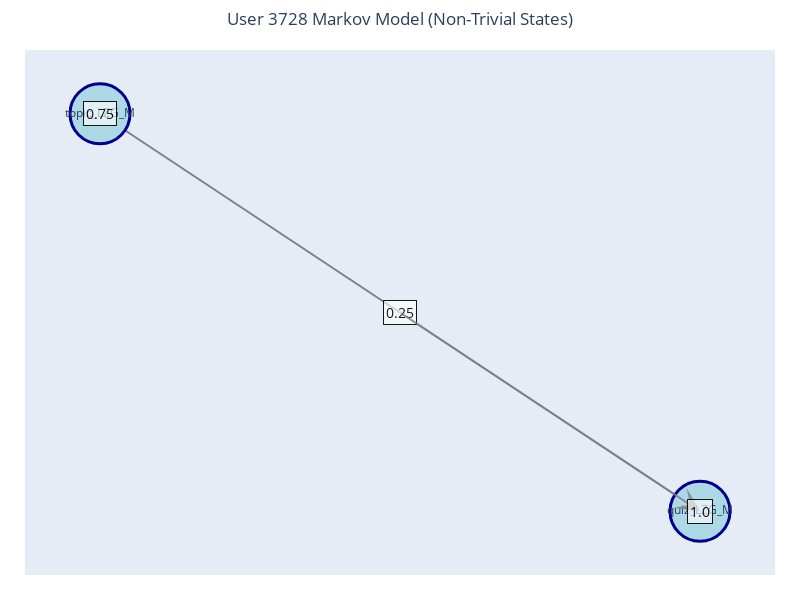
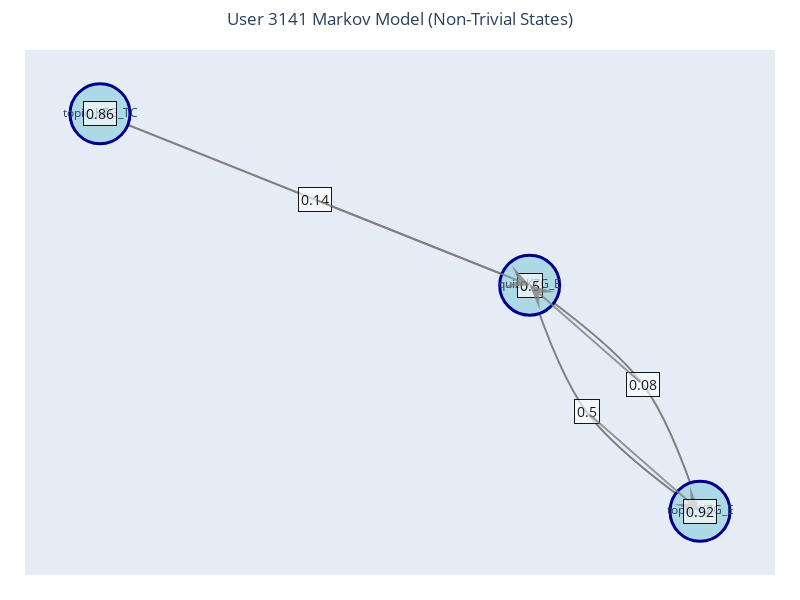
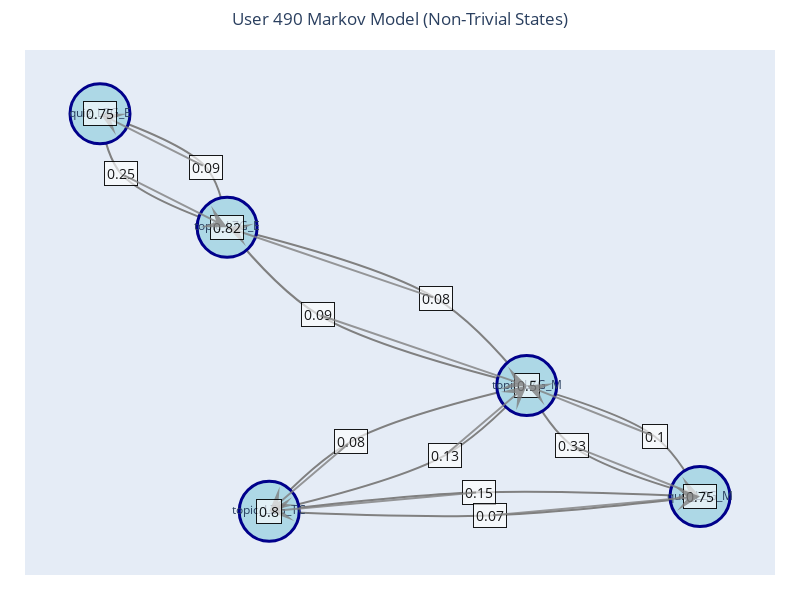

Notebook source saved alongside these figures, in order:
### Code cell
import numpy as np

prototype_users = {}
for cluster, user_ids in cluster_users_dict.items():
    avg_matrix = cluster_avg_matrices[cluster]
    min_dist = float('inf')
    best_uid = None
    for uid in user_ids:
        tmatrix = np.array(user_chains[uid].p)
        dist = np.linalg.norm(tmatrix - avg_matrix)
        if dist < min_dist:
            min_dist = dist
            best_uid = uid
    prototype_users[cluster] = best_uid

print("Prototype user per cluster:", prototype_users)

# Optional: visualize each prototype user
for cluster, uid in prototype_users.items():
    print(f"Cluster {cluster}: Prototype user {uid}")
    plot_user_markov_with_edge_labels(uid)

### Figure 1 — Plotly figure (JSON) as saved in the notebook; plotly's stock layout.template omitted (floating-point values rounded to 4 significant figures)
{"data": [{"hoverinfo": "none", "line": {"color": "gray", "shape": "spline", "width": 2}, "mode": "lines", "type": "scatter", "x": [-1.0, -1.0, -1.0], "y": [0.9849, 0.9849, 0.9849]}, {"hoverinfo": "none", "line": {"color": "gray", "shape": "spline", "width": 2}, "mode": "lines", "type": "scatter", "x": [-1.0, 1.665e-16, 1], "y": [0.9849, -5.551e-17, -0.9849]}, {"hoverinfo": "none", "line": {"color": "gray", "shape": "spline", "width": 2}, "mode": "lines", "type": "scatter", "x": [1, 1, 1], "y": [-0.9849, -0.9849, -0.9849]}, {"marker": {"color": "lightblue", "line": {"color": "darkblue", "width": 3}, "size": 60}, "mode": "markers+text", "text": ["topic_LZG_M", "quiz_LZG_M"], "textposition": "middle center", "type": "scatter", "x": [-1.0, 1], "y": [0.9849, -0.9849]}], "layout": {"annotations": [{"align": "center", "bgcolor": "rgba(255, 255, 255, 0.7)", "bordercolor": "black", "borderpad": 2, "borderwidth": 1, "font": {"color": "black", "size": 14}, "opacity": 0.9, "showarrow": false, "text": "0.75", "x": -1.0, "xref": "x", "y": 0.9849, "yref": "y"}, {"arrowcolor": "gray", "arrowhead": 3, "arrowsize": 2, "arrowwidth": 2, "ax": -1.0, "axref": "x", "ay": 0.9849, "ayref": "y", "opacity": 0.8, "showarrow": true, "x": -1.0, "xref": "x", "y": 0.9849, "yref": "y"}, {"align": "center", "bgcolor": "rgba(255, 255, 255, 0.7)", "bordercolor": "black", "borderpad": 2, "borderwidth": 1, "font": {"color": "black", "size": 14}, "opacity": 0.9, "showarrow": false, "text": "0.25", "x": 1.665e-16, "xref": "x", "y": -5.551e-17, "yref": "y"}, {"arrowcolor": "gray", "arrowhead": 3, "arrowsize": 2, "arrowwidth": 2, "ax": 1.665e-16, "axref": "x", "ay": -5.551e-17, "ayref": "y", "opacity": 0.8, "showarrow": true, "x": 1, "xref": "x", "y": -0.9849, "yref": "y"}, {"align": "center", "bgcolor": "rgba(255, 255, 255, 0.7)", "bordercolor": "black", "borderpad": 2, "borderwidth": 1, "font": {"color": "black", "size": 14}, "opacity": 0.9, "showarrow": false, "text": "1.0", "x": 1, "xref": "x", "y": -0.9849, "yref": "y"}, {"arrowcolor": "gray", "arrowhead": 3, "arrowsize": 2, "arrowwidth": 2, "ax": 1, "axref": "x", "ay": -0.9849, "ayref": "y", "opacity": 0.8, "showarrow": true, "x": 1, "xref": "x", "y": -0.9849, "yref": "y"}], "height": 600, "hovermode": "closest", "margin": {"b": 25, "l": 25, "r": 25, "t": 50}, "showlegend": false, "title": {"text": "User 3728 Markov Model (Non-Trivial States)", "x": 0.5}, "width": 800, "xaxis": {"showgrid": false, "showticklabels": false, "zeroline": false}, "yaxis": {"showgrid": false, "showticklabels": false, "zeroline": false}}}

### Figure 2 — Plotly figure (JSON) as saved in the notebook; plotly's stock layout.template omitted (floating-point values rounded to 4 significant figures)
{"data": [{"hoverinfo": "none", "line": {"color": "gray", "shape": "spline", "width": 2}, "mode": "lines", "type": "scatter", "x": [0.2519, 0.2519, 0.2519], "y": [0.06631, 0.06631, 0.06631]}, {"hoverinfo": "none", "line": {"color": "gray", "shape": "spline", "width": 2}, "mode": "lines", "type": "scatter", "x": [0.2519, 0.4176, 0.7481], "y": [0.06631, -0.3953, -0.7576]}, {"hoverinfo": "none", "line": {"color": "gray", "shape": "spline", "width": 2}, "mode": "lines", "type": "scatter", "x": [0.7481, 0.5824, 0.2519], "y": [-0.7576, -0.296, 0.06631]}, {"hoverinfo": "none", "line": {"color": "gray", "shape": "spline", "width": 2}, "mode": "lines", "type": "scatter", "x": [0.7481, 0.7481, 0.7481], "y": [-0.7576, -0.7576, -0.7576]}, {"hoverinfo": "none", "line": {"color": "gray", "shape": "spline", "width": 2}, "mode": "lines", "type": "scatter", "x": [-1, -0.3741, 0.2519], "y": [0.6913, 0.3788, 0.06631]}, {"hoverinfo": "none", "line": {"color": "gray", "shape": "spline", "width": 2}, "mode": "lines", "type": "scatter", "x": [-1, -1, -1], "y": [0.6913, 0.6913, 0.6913]}, {"marker": {"color": "lightblue", "line": {"color": "darkblue", "width": 3}, "size": 60}, "mode": "markers+text", "text": ["quiz_KZG_E", "topic_KZG_E", "topic_KZG_TC"], "textposition": "middle center", "type": "scatter", "x": [0.2519, 0.7481, -1], "y": [0.06631, -0.7576, 0.6913]}], "layout": {"annotations": [{"align": "center", "bgcolor": "rgba(255, 255, 255, 0.7)", "bordercolor": "black", "borderpad": 2, "borderwidth": 1, "font": {"color": "black", "size": 14}, "opacity": 0.9, "showarrow": false, "text": "0.5", "x": 0.2519, "xref": "x", "y": 0.06631, "yref": "y"}, {"arrowcolor": "gray", "arrowhead": 3, "arrowsize": 2, "arrowwidth": 2, "ax": 0.2519, "axref": "x", "ay": 0.06631, "ayref": "y", "opacity": 0.8, "showarrow": true, "x": 0.2519, "xref": "x", "y": 0.06631, "yref": "y"}, {"align": "center", "bgcolor": "rgba(255, 255, 255, 0.7)", "bordercolor": "black", "borderpad": 2, "borderwidth": 1, "font": {"color": "black", "size": 14}, "opacity": 0.9, "showarrow": false, "text": "0.5", "x": 0.4176, "xref": "x", "y": -0.3953, "yref": "y"}, {"arrowcolor": "gray", "arrowhead": 3, "arrowsize": 2, "arrowwidth": 2, "ax": 0.4176, "axref": "x", "ay": -0.3953, "ayref": "y", "opacity": 0.8, "showarrow": true, "x": 0.7481, "xref": "x", "y": -0.7576, "yref": "y"}, {"align": "center", "bgcolor": "rgba(255, 255, 255, 0.7)", "bordercolor": "black", "borderpad": 2, "borderwidth": 1, "font": {"color": "black", "size": 14}, "opacity": 0.9, "showarrow": false, "text": "0.08", "x": 0.5824, "xref": "x", "y": -0.296, "yref": "y"}, {"arrowcolor": "gray", "arrowhead": 3, "arrowsize": 2, "arrowwidth": 2, "ax": 0.5824, "axref": "x", "ay": -0.296, "ayref": "y", "opacity": 0.8, "showarrow": true, "x": 0.2519, "xref": "x", "y": 0.06631, "yref": "y"}, {"align": "center", "bgcolor": "rgba(255, 255, 255, 0.7)", "bordercolor": "black", "borderpad": 2, "borderwidth": 1, "font": {"color": "black", "size": 14}, "opacity": 0.9, "showarrow": false, "text": "0.92", "x": 0.7481, "xref": "x", "y": -0.7576, "yref": "y"}, {"arrowcolor": "gray", "arrowhead": 3, "arrowsize": 2, "arrowwidth": 2, "ax": 0.7481, "axref": "x", "ay": -0.7576, "ayref": "y", "opacity": 0.8, "showarrow": true, "x": 0.7481, "xref": "x", "y": -0.7576, "yref": "y"}, {"align": "center", "bgcolor": "rgba(255, 255, 255, 0.7)", "bordercolor": "black", "borderpad": 2, "borderwidth": 1, "font": {"color": "black", "size": 14}, "opacity": 0.9, "showarrow": false, "text": "0.14", "x": -0.3741, "xref": "x", "y": 0.3788, "yref": "y"}, {"arrowcolor": "gray", "arrowhead": 3, "arrowsize": 2, "arrowwidth": 2, "ax": -0.3741, "axref": "x", "ay": 0.3788, "ayref": "y", "opacity": 0.8, "showarrow": true, "x": 0.2519, "xref": "x", "y": 0.06631, "yref": "y"}, {"align": "center", "bgcolor": "rgba(255, 255, 255, 0.7)", "bordercolor": "black", "borderpad": 2, "borderwidth": 1, "font": {"color": "black", "size": 14}, "opacity": 0.9, "showarrow": false, "text": "0.86", "x": -1, "xref": "x", "y": 0.6913, "yref": "y"}, {"arrowcolor": "gray", "arrowhead": 3, "arrowsize": 2, "arrowwidth": 2, "ax": -1, "axref": "x", "ay": 0.6913, "ayref": "y", "opacity": 0.8, "showarrow": true, "x": -1, "xref": "x", "y": 0.6913, "yref": "y"}], "height": 600, "hovermode": "closest", "margin": {"b": 25, "l": 25, "r": 25, "t": 50}, "showlegend": false, "title": {"text": "User 3141 Markov Model (Non-Trivial States)", "x": 0.5}, "width": 800, "xaxis": {"showgrid": false, "showticklabels": false, "zeroline": false}, "yaxis": {"showgrid": false, "showticklabels": false, "zeroline": false}}}

### Figure 3 — Plotly figure (JSON) as saved in the notebook; plotly's stock layout.template omitted (floating-point values rounded to 4 significant figures)
{"data": [{"hoverinfo": "none", "line": {"color": "gray", "shape": "spline", "width": 2}, "mode": "lines", "type": "scatter", "x": [0.1865, 0.1865, 0.1865], "y": [-0.1661, -0.1661, -0.1661]}, {"hoverinfo": "none", "line": {"color": "gray", "shape": "spline", "width": 2}, "mode": "lines", "type": "scatter", "x": [0.1865, 0.2385, 0.3858], "y": [-0.1661, -0.424, -0.642]}, {"hoverinfo": "none", "line": {"color": "gray", "shape": "spline", "width": 2}, "mode": "lines", "type": "scatter", "x": [0.1865, -0.01553, -0.1097], "y": [-0.1661, -0.4059, -0.7051]}, {"hoverinfo": "none", "line": {"color": "gray", "shape": "spline", "width": 2}, "mode": "lines", "type": "scatter", "x": [0.1865, 0.08209, -0.1582], "y": [-0.1661, 0.208, 0.5132]}, {"hoverinfo": "none", "line": {"color": "gray", "shape": "spline", "width": 2}, "mode": "lines", "type": "scatter", "x": [0.3858, 0.3337, 0.1865], "y": [-0.642, -0.3841, -0.1661]}, {"hoverinfo": "none", "line": {"color": "gray", "shape": "spline", "width": 2}, "mode": "lines", "type": "scatter", "x": [0.3858, 0.3858, 0.3858], "y": [-0.642, -0.642, -0.642]}, {"hoverinfo": "none", "line": {"color": "gray", "shape": "spline", "width": 2}, "mode": "lines", "type": "scatter", "x": [0.3858, 0.1317, -0.1097], "y": [-0.642, -0.624, -0.7051]}, {"hoverinfo": "none", "line": {"color": "gray", "shape": "spline", "width": 2}, "mode": "lines", "type": "scatter", "x": [-0.1097, 0.09228, 0.1865], "y": [-0.7051, -0.4652, -0.1661]}, {"hoverinfo": "none", "line": {"color": "gray", "shape": "spline", "width": 2}, "mode": "lines", "type": "scatter", "x": [-0.1097, 0.1443, 0.3858], "y": [-0.7051, -0.7231, -0.642]}, {"hoverinfo": "none", "line": {"color": "gray", "shape": "spline", "width": 2}, "mode": "lines", "type": "scatter", "x": [-0.1097, -0.1097, -0.1097], "y": [-0.7051, -0.7051, -0.7051]}, {"hoverinfo": "none", "line": {"color": "gray", "shape": "spline", "width": 2}, "mode": "lines", "type": "scatter", "x": [-0.1582, -0.05375, 0.1865], "y": [0.5132, 0.1391, -0.1661]}, {"hoverinfo": "none", "line": {"color": "gray", "shape": "spline", "width": 2}, "mode": "lines", "type": "scatter", "x": [-0.1582, -0.1582, -0.1582], "y": [0.5132, 0.5132, 0.5132]}, {"hoverinfo": "none", "line": {"color": "gray", "shape": "spline", "width": 2}, "mode": "lines", "type": "scatter", "x": [-0.1582, -0.1826, -0.3044], "y": [0.5132, 0.7712, 1]}, {"hoverinfo": "none", "line": {"color": "gray", "shape": "spline", "width": 2}, "mode": "lines", "type": "scatter", "x": [-0.3044, -0.2799, -0.1582], "y": [1, 0.742, 0.5132]}, {"hoverinfo": "none", "line": {"color": "gray", "shape": "spline", "width": 2}, "mode": "lines", "type": "scatter", "x": [-0.3044, -0.3044, -0.3044], "y": [1, 1, 1]}, {"marker": {"color": "lightblue", "line": {"color": "darkblue", "width": 3}, "size": 60}, "mode": "markers+text", "text": ["topic_LZG_M", "quiz_LZG_M", "topic_LZG_TC", "topic_LZG_E", "quiz_LZG_E"], "textposition": "middle center", "type": "scatter", "x": [0.1865, 0.3858, -0.1097, -0.1582, -0.3044], "y": [-0.1661, -0.642, -0.7051, 0.5132, 1]}], "layout": {"annotations": [{"align": "center", "bgcolor": "rgba(255, 255, 255, 0.7)", "bordercolor": "black", "borderpad": 2, "borderwidth": 1, "font": {"color": "black", "size": 14}, "opacity": 0.9, "showarrow": false, "text": "0.5", "x": 0.1865, "xref": "x", "y": -0.1661, "yref": "y"}, {"arrowcolor": "gray", "arrowhead": 3, "arrowsize": 2, "arrowwidth": 2, "ax": 0.1865, "axref": "x", "ay": -0.1661, "ayref": "y", "opacity": 0.8, "showarrow": true, "x": 0.1865, "xref": "x", "y": -0.1661, "yref": "y"}, {"align": "center", "bgcolor": "rgba(255, 255, 255, 0.7)", "bordercolor": "black", "borderpad": 2, "borderwidth": 1, "font": {"color": "black", "size": 14}, "opacity": 0.9, "showarrow": false, "text": "0.33", "x": 0.2385, "xref": "x", "y": -0.424, "yref": "y"}, {"arrowcolor": "gray", "arrowhead": 3, "arrowsize": 2, "arrowwidth": 2, "ax": 0.2385, "axref": "x", "ay": -0.424, "ayref": "y", "opacity": 0.8, "showarrow": true, "x": 0.3858, "xref": "x", "y": -0.642, "yref": "y"}, {"align": "center", "bgcolor": "rgba(255, 255, 255, 0.7)", "bordercolor": "black", "borderpad": 2, "borderwidth": 1, "font": {"color": "black", "size": 14}, "opacity": 0.9, "showarrow": false, "text": "0.08", "x": -0.01553, "xref": "x", "y": -0.4059, "yref": "y"}, {"arrowcolor": "gray", "arrowhead": 3, "arrowsize": 2, "arrowwidth": 2, "ax": -0.01553, "axref": "x", "ay": -0.4059, "ayref": "y", "opacity": 0.8, "showarrow": true, "x": -0.1097, "xref": "x", "y": -0.7051, "yref": "y"}, {"align": "center", "bgcolor": "rgba(255, 255, 255, 0.7)", "bordercolor": "black", "borderpad": 2, "borderwidth": 1, "font": {"color": "black", "size": 14}, "opacity": 0.9, "showarrow": false, "text": "0.08", "x": 0.08209, "xref": "x", "y": 0.208, "yref": "y"}, {"arrowcolor": "gray", "arrowhead": 3, "arrowsize": 2, "arrowwidth": 2, "ax": 0.08209, "axref": "x", "ay": 0.208, "ayref": "y", "opacity": 0.8, "showarrow": true, "x": -0.1582, "xref": "x", "y": 0.5132, "yref": "y"}, {"align": "center", "bgcolor": "rgba(255, 255, 255, 0.7)", "bordercolor": "black", "borderpad": 2, "borderwidth": 1, "font": {"color": "black", "size": 14}, "opacity": 0.9, "showarrow": false, "text": "0.1", "x": 0.3337, "xref": "x", "y": -0.3841, "yref": "y"}, {"arrowcolor": "gray", "arrowhead": 3, "arrowsize": 2, "arrowwidth": 2, "ax": 0.3337, "axref": "x", "ay": -0.3841, "ayref": "y", "opacity": 0.8, "showarrow": true, "x": 0.1865, "xref": "x", "y": -0.1661, "yref": "y"}, {"align": "center", "bgcolor": "rgba(255, 255, 255, 0.7)", "bordercolor": "black", "borderpad": 2, "borderwidth": 1, "font": {"color": "black", "size": 14}, "opacity": 0.9, "showarrow": false, "text": "0.75", "x": 0.3858, "xref": "x", "y": -0.642, "yref": "y"}, {"arrowcolor": "gray", "arrowhead": 3, "arrowsize": 2, "arrowwidth": 2, "ax": 0.3858, "axref": "x", "ay": -0.642, "ayref": "y", "opacity": 0.8, "showarrow": true, "x": 0.3858, "xref": "x", "y": -0.642, "yref": "y"}, {"align": "center", "bgcolor": "rgba(255, 255, 255, 0.7)", "bordercolor": "black", "borderpad": 2, "borderwidth": 1, "font": {"color": "black", "size": 14}, "opacity": 0.9, "showarrow": false, "text": "0.15", "x": 0.1317, "xref": "x", "y": -0.624, "yref": "y"}, {"arrowcolor": "gray", "arrowhead": 3, "arrowsize": 2, "arrowwidth": 2, "ax": 0.1317, "axref": "x", "ay": -0.624, "ayref": "y", "opacity": 0.8, "showarrow": true, "x": -0.1097, "xref": "x", "y": -0.7051, "yref": "y"}, {"align": "center", "bgcolor": "rgba(255, 255, 255, 0.7)", "bordercolor": "black", "borderpad": 2, "borderwidth": 1, "font": {"color": "black", "size": 14}, "opacity": 0.9, "showarrow": false, "text": "0.13", "x": 0.09228, "xref": "x", "y": -0.4652, "yref": "y"}, {"arrowcolor": "gray", "arrowhead": 3, "arrowsize": 2, "arrowwidth": 2, "ax": 0.09228, "axref": "x", "ay": -0.4652, "ayref": "y", "opacity": 0.8, "showarrow": true, "x": 0.1865, "xref": "x", "y": -0.1661, "yref": "y"}, {"align": "center", "bgcolor": "rgba(255, 255, 255, 0.7)", "bordercolor": "black", "borderpad": 2, "borderwidth": 1, "font": {"color": "black", "size": 14}, "opacity": 0.9, "showarrow": false, "text": "0.07", "x": 0.1443, "xref": "x", "y": -0.7231, "yref": "y"}, {"arrowcolor": "gray", "arrowhead": 3, "arrowsize": 2, "arrowwidth": 2, "ax": 0.1443, "axref": "x", "ay": -0.7231, "ayref": "y", "opacity": 0.8, "showarrow": true, "x": 0.3858, "xref": "x", "y": -0.642, "yref": "y"}, {"align": "center", "bgcolor": "rgba(255, 255, 255, 0.7)", "bordercolor": "black", "borderpad": 2, "borderwidth": 1, "font": {"color": "black", "size": 14}, "opacity": 0.9, "showarrow": false, "text": "0.8", "x": -0.1097, "xref": "x", "y": -0.7051, "yref": "y"}, {"arrowcolor": "gray", "arrowhead": 3, "arrowsize": 2, "arrowwidth": 2, "ax": -0.1097, "axref": "x", "ay": -0.7051, "ayref": "y", "opacity": 0.8, "showarrow": true, "x": -0.1097, "xref": "x", "y": -0.7051, "yref": "y"}, {"align": "center", "bgcolor": "rgba(255, 255, 255, 0.7)", "bordercolor": "black", "borderpad": 2, "borderwidth": 1, "font": {"color": "black", "size": 14}, "opacity": 0.9, "showarrow": false, "text": "0.09", "x": -0.05375, "xref": "x", "y": 0.1391, "yref": "y"}, {"arrowcolor": "gray", "arrowhead": 3, "arrowsize": 2, "arrowwidth": 2, "ax": -0.05375, "axref": "x", "ay": 0.1391, "ayref": "y", "opacity": 0.8, "showarrow": true, "x": 0.1865, "xref": "x", "y": -0.1661, "yref": "y"}, {"align": "center", "bgcolor": "rgba(255, 255, 255, 0.7)", "bordercolor": "black", "borderpad": 2, "borderwidth": 1, "font": {"color": "black", "size": 14}, "opacity": 0.9, "showarrow": false, "text": "0.82", "x": -0.1582, "xref": "x", "y": 0.5132, "yref": "y"}, {"arrowcolor": "gray", "arrowhead": 3, "arrowsize": 2, "arrowwidth": 2, "ax": -0.1582, "axref": "x", "ay": 0.5132, "ayref": "y", "opacity": 0.8, "showarrow": true, "x": -0.1582, "xref": "x", "y": 0.5132, "yref": "y"}, {"align": "center", "bgcolor": "rgba(255, 255, 255, 0.7)", "bordercolor": "black", "borderpad": 2, "borderwidth": 1, "font": {"color": "black", "size": 14}, "opacity": 0.9, "showarrow": false, "text": "0.09", "x": -0.1826, "xref": "x", "y": 0.7712, "yref": "y"}, {"arrowcolor": "gray", "arrowhead": 3, "arrowsize": 2, "arrowwidth": 2, "ax": -0.1826, "axref": "x", "ay": 0.7712, "ayref": "y", "opacity": 0.8, "showarrow": true, "x": -0.3044, "xref": "x", "y": 1, "yref": "y"}, {"align": "center", "bgcolor": "rgba(255, 255, 255, 0.7)", "bordercolor": "black", "borderpad": 2, "borderwidth": 1, "font": {"color": "black", "size": 14}, "opacity": 0.9, "showarrow": false, "text": "0.25", "x": -0.2799, "xref": "x", "y": 0.742, "yref": "y"}, {"arrowcolor": "gray", "arrowhead": 3, "arrowsize": 2, "arrowwidth": 2, "ax": -0.2799, "axref": "x", "ay": 0.742, "ayref": "y", "opacity": 0.8, "showarrow": true, "x": -0.1582, "xref": "x", "y": 0.5132, "yref": "y"}, {"align": "center", "bgcolor": "rgba(255, 255, 255, 0.7)", "bordercolor": "black", "borderpad": 2, "borderwidth": 1, "font": {"color": "black", "size": 14}, "opacity": 0.9, "showarrow": false, "text": "0.75", "x": -0.3044, "xref": "x", "y": 1, "yref": "y"}, {"arrowcolor": "gray", "arrowhead": 3, "arrowsize": 2, "arrowwidth": 2, "ax": -0.3044, "axref": "x", "ay": 1, "ayref": "y", "opacity": 0.8, "showarrow": true, "x": -0.3044, "xref": "x", "y": 1, "yref": "y"}], "height": 600, "hovermode": "closest", "margin": {"b": 25, "l": 25, "r": 25, "t": 50}, "showlegend": false, "title": {"text": "User 490 Markov Model (Non-Trivial States)", "x": 0.5}, "width": 800, "xaxis": {"showgrid": false, "showticklabels": false, "zeroline": false}, "yaxis": {"showgrid": false, "showticklabels": false, "zeroline": false}}}
